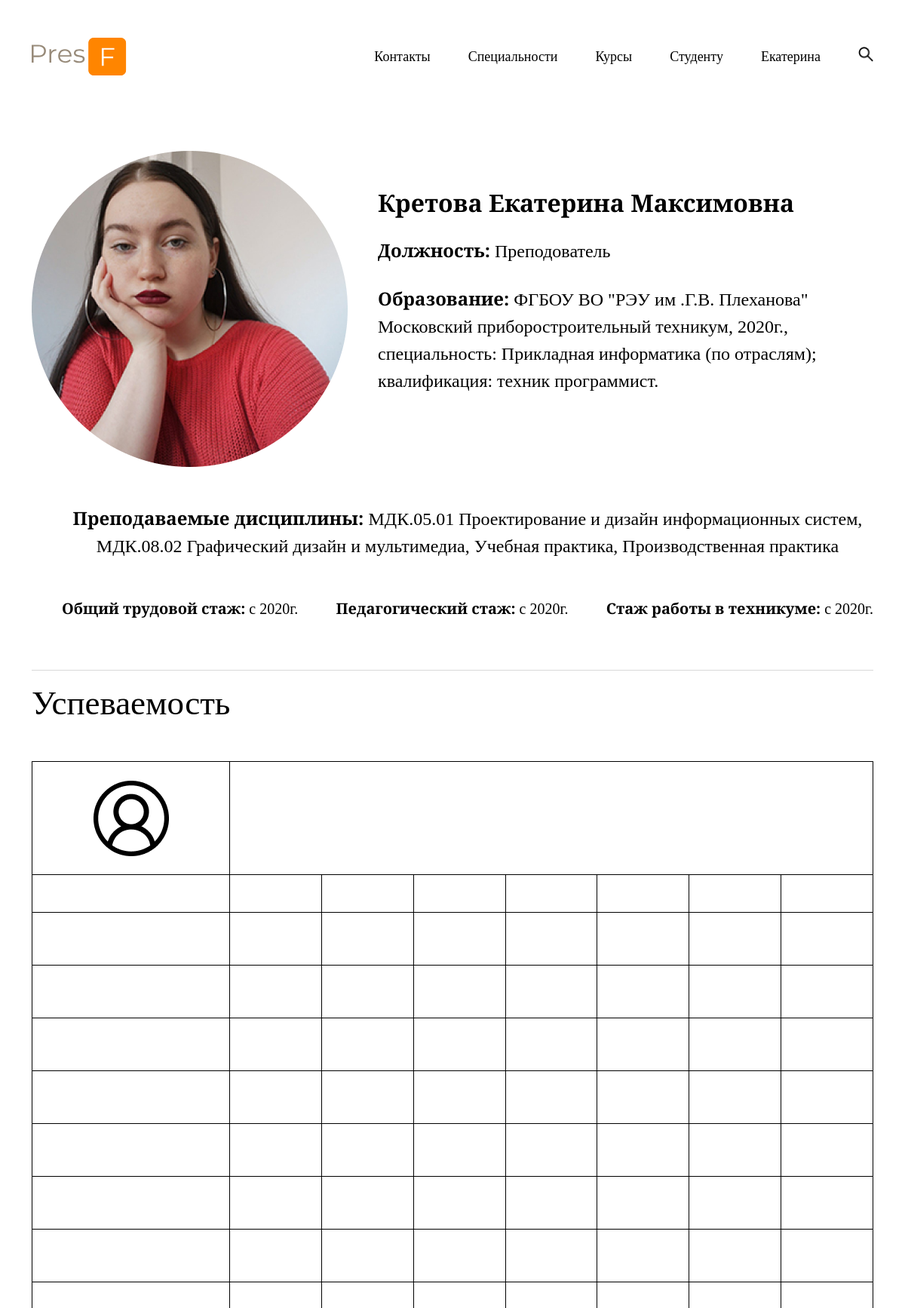
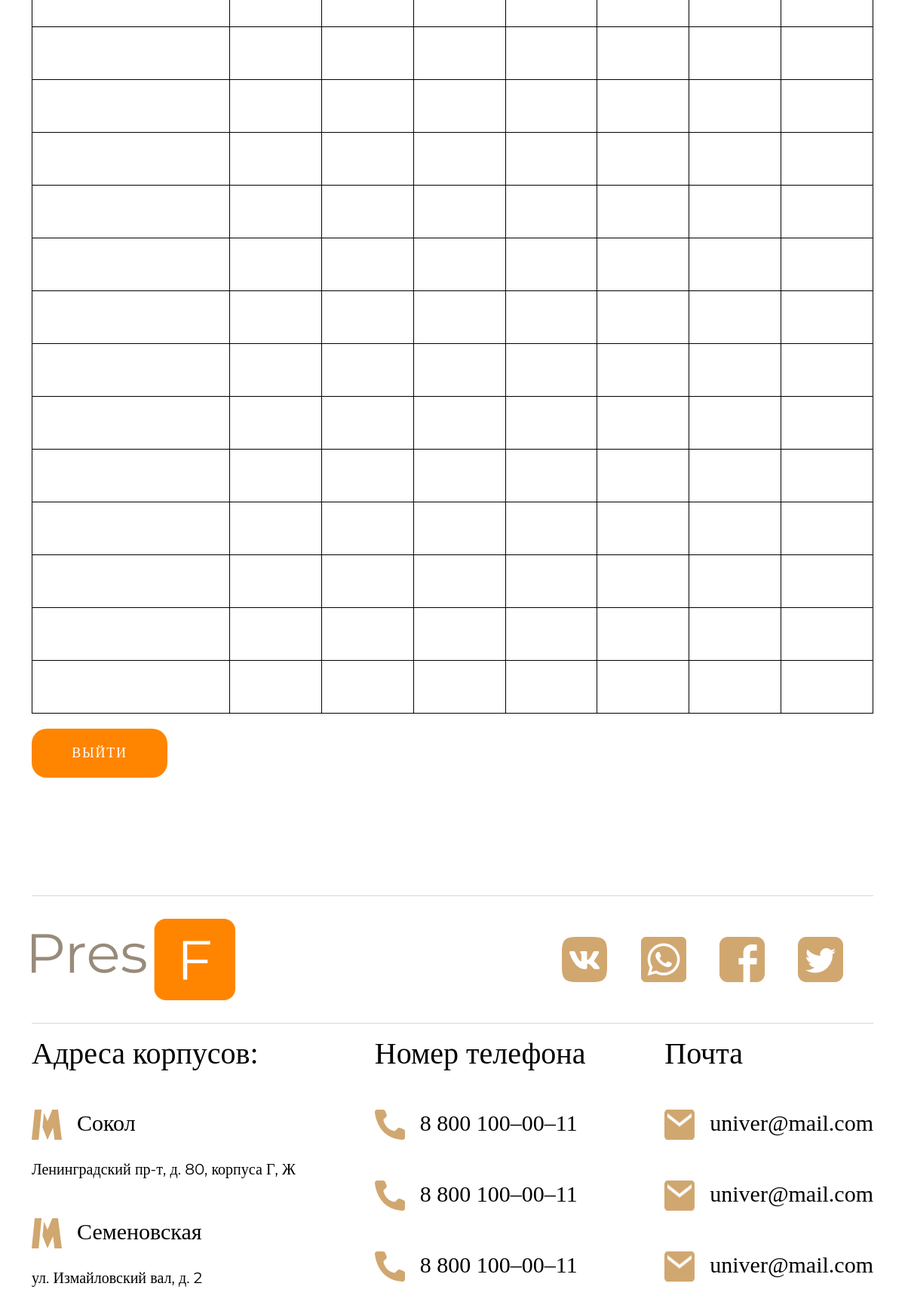
The page /prepod.php (signed in) on the database its author committed (2 pictures, top to bottom).
### tables this page shows
CREATE TABLE `professor` (
  `ID_Professor` int(11) NOT NULL,
  `Professor_name` varchar(200) DEFAULT NULL,
  `Last_name_professor` varchar(200) DEFAULT NULL,
  `Middle_name_professor` varchar(200) DEFAULT NULL,
  `Work_experience` varchar(200) DEFAULT NULL,
  `Teaching_experience` varchar(200) DEFAULT NULL,
  `College_work_experience` varchar(200) DEFAULT NULL,
  `photo` varchar(128) NOT NULL,
  `position` varchar(128) NOT NULL,
  `ID_Authorization` int(11) NOT NULL,
  `ID_Education` int(11) NOT NULL,
  `ID_Tables_by_roles` int(11) NOT NULL,
  `Disciplins` varchar(500) NOT NULL
);

CREATE TABLE `education` (
  `ID_Education` int(11) NOT NULL,
  `Type_of_education` varchar(500) NOT NULL
);

### html/Database.php (called while the page is built, shortened)
<?php
	class Database {
		private $host;
		private $port;
		private $db;
		private $db_usr;
		private $db_pwd;
		private $db_enc;
		public function __construct() {
			$conf = parse_ini_file("Database.ini");
			$this->host = $conf["host"];
			$this->port = $conf["port"];
			$this->db = $conf["db"];
			$this->db_usr = $conf["db_usr"];
			$this->db_pwd = $conf["db_pwd"];
			$this->db_enc = $conf["db_enc"];
		}
		private function getDb() {
			$this->conn = new PDO(
				"mysql:host=$this->host;
				port=$this->port;
				dbname=$this->db;
				charset=$this->db_enc",
				$this->db_usr,
				$this->db_pwd,
			);
			return $this->conn;
		}
		public function getRow($qry, $parm = array()) {
			$rslt = $this->getDb()->prepare($qry);
			$rslt->execute((array)$parm);
			return $rslt->fetch(PDO::FETCH_ASSOC);
			}
}

### html/prepod.php (the view, shortened to what this page needs)
<?php
require "Database.php";
$Database = new Database();
$qry = "SELECT * FROM professor INNER JOIN tables_by_roles ON professor.ID_Tables_by_roles = tables_by_roles.ID_Tables_by_roles INNER JOIN education ON professor.ID_Education = education.ID_Education ";
$user = $Database->getRow($qry);
$id = $user["Link_table"];
$gid = $user["Page_code"];
$csv = file_get_contents('https://docs.google.com/spreadsheets/d/' . $id . '/export?format=csv&gid=' . $gid);
$csv = explode("\r\n", $csv);
$array = array_map('str_getcsv', $csv);
?>
<!DOCTYPE html>
<html lang="en">
<head>
	<link rel="stylesheet" href="../css/bootstrap-reboot.min.css">
	<link rel="stylesheet" href="../css/bootstrap-grid.min.css">
	<link rel="stylesheet" href="../css/style.min.css">
	<link rel="stylesheet" href="../css/styd.min.css"><link rel="stylesheet" href="../css/personal.min.css">
	<link rel="stylesheet" href="../css/prepod.min.css">
</head>
<body>
	<header class="first_display">
		<div class="container">
			<div class="first_display_navigation">
				<a href="index.php"><img src="../icons/Logo.svg" alt="Logo"></a>
				<nav class="first_display_menu">
				<a href="contact.php" class="first_display_menu_btn">Контакты</a>
					<a href="specialnost.php" class="first_display_menu_btn">Специальности</a>
					<a href="curs.php" class="first_display_menu_btn">Курсы</a>
					<a href="styd.php" class="first_display_menu_btn">Студенту</a>
					<?php
							if (isset($_SESSION["rule"]) && $_SESSION["rule"] == 4)
								echo '<a href="prepod.php" class="first_display_menu_btn">'. $_SESSION["user_name"] .'</a>';
							elseif(isset($_SESSION["rule"]) && $_SESSION["rule"] == 3){
								echo '<a href="personal.php" class="first_display_menu_btn">'. $_SESSION["user_name"] .'</a>';
							}
							else{
								echo '<a href="login.php" class="first_display_menu_btn">Вход</a>';
							}
						?>
					<img src="../icons/search_black.png" alt="search" class="first_display_menu_btn_search" >
				</nav>
			</div>
		</div>
	</header>
	<section class="pers_data">
		<div class="container">
			<div class="pers_data_container">
				<img src="../img/prepod/Ellipse.png" alt="ava">
				<div class="pers_data_container_text">
					<h1><?=$user['Last_name_professor']?> <?= $user['Professor_name']?> <?= $user['Middle_name_professor']?></h1>
					<h2><b>Должность:</b> <?=$user['position']?></h2>
					<p><b>Образование:</b> <?=$user['Type_of_education']?></p>
				</div>
			</div>
			<div class="pers_data_dist">
				<p><b>Преподаваемые дисциплины: </b> <?=$user['Disciplins']?></p>
			</div>
			<div class="pers_data_stage">
				<p><b>Общий трудовой стаж:</b> с <?=$user['Work_experience']?></p>
				<p><b>Педагогический стаж:</b> с <?=$user['Teaching_experience']?></p>
				<p><b>Стаж работы в техникуме:</b> c <?=$user['College_work_experience']?></p>
			</div>
		</div>
	</section>
	<section class="table">
		<div class="container">
			<hr class="line">
			<h2 class="about_text">Успеваемость</h2>
			<table>
				<tr class="table_first_row">
					<th class="table_first_column">
						<img src="../icons/pers.png" alt="">
					</th>
					<th colspan="7" class="table_first_row_text" ><?=$array[0][1]?></th>
				</tr>
				<tr class="table_second_row">
					<td class="table_first_column"></td>
					<td><?=$array[1][1]?></td>
					<td><?=$array[1][2]?></td>
					<td><?=$array[1][3]?></td>
					<td><?=$array[1][4]?></td>
					<td><?=$array[1][5]?></td>
					<td><?=$array[1][6]?></td>
					<td><?=$array[1][7]?></td>
				</tr>
				<tr>
					<td class="table_first_column"><?=$array[2][0]?></td>
					<td><?=$array[2][1]?></td>
					<td><?=$array[2][2]?></td>
					<td><?=$array[2][3]?></td>
					<td><?=$array[2][4]?></td>
					<td><?=$array[2][5]?></td>
					<td><?=$array[2][6]?></td>
					<td><?=$array[2][7]?></td>
				</tr>
				<tr>
					<td class="table_first_column"><?=$array[2][0]?></td>
					<td><?=$array[2][1]?></td>
					<td><?=$array[2][2]?></td>
					<td><?=$array[2][3]?></td>
					<td><?=$array[2][4]?></td>
					<td><?=$array[2][5]?></td>
					<td><?=$array[2][6]?></td>
					<td><?=$array[2][7]?></td>
				</tr>
				<tr>
					<td class="table_first_column"><?=$array[2][0]?></td>
					<td><?=$array[2][1]?></td>
					<td><?=$array[2][2]?></td>
					<td><?=$array[2][3]?></td>
					<td><?=$array[2][4]?></td>
					<td><?=$array[2][5]?></td>
					<td><?=$array[2][6]?></td>
					<td><?=$array[2][7]?></td>
				</tr>
				<tr>
					<td class="table_first_column"><?=$array[2][0]?></td>
					<td><?=$array[2][1]?></td>
					<td><?=$array[2][2]?></td>
					<td><?=$array[2][3]?></td>
					<td><?=$array[2][4]?></td>
					<td><?=$array[2][5]?></td>
					<td><?=$array[2][6]?></td>
					<td><?=$array[2][7]?></td>
				</tr>
				<tr>
				<td class="table_first_column"><?=$array[3][0]?></td>
					<td><?=$array[3][1]?></td>
					<td><?=$array[3][2]?></td>
					<td><?=$array[3][3]?></td>
					<td><?=$array[3][4]?></td>
					<td><?=$array[3][5]?></td>
					<td><?=$array[3][6]?></td>
					<td><?=$array[3][7]?></td>
				</tr>
				<tr>
					<td class="table_first_column"><?=$array[4][0]?></td>
					<td><?=$array[4][1]?></td>
					<td><?=$array[4][2]?></td>
					<td><?=$array[4][3]?></td>
					<td><?=$array[4][4]?></td>
					<td><?=$array[4][5]?></td>
					<td><?=$array[4][6]?></td>
					<td><?=$array[4][7]?></td>
				</tr>
				<tr>
					<td class="table_first_column"><?=$array[5][0]?></td>
					<td><?=$array[5][1]?></td>
					<td><?=$array[5][2]?></td>
					<td><?=$array[5][3]?></td>
					<td><?=$array[5][4]?></td>
					<td><?=$array[5][5]?></td>
					<td><?=$array[5][6]?></td>
					<td><?=$array[5][7]?></td>
				</tr>
				<tr>
					<td class="table_first_column"><?=$array[6][0]?></td>
					<td><?=$array[6][1]?></td>
					<td><?=$array[6][2]?></td>
					<td><?=$array[6][3]?></td>
					<td><?=$array[6][4]?></td>
					<td><?=$array[6][5]?></td>
					<td><?=$array[6][6]?></td>
					<td><?=$array[6][7]?></td>
				</tr>
				<tr>
					<td class="table_first_column"><?=$array[7][0]?></td>
					<td><?=$array[7][1]?></td>
					<td><?=$array[7][2]?></td>
					<td><?=$array[7][3]?></td>
					<td><?=$array[7][4]?></td>
					<td><?=$array[7][5]?></td>
					<td><?=$array[7][6]?></td>
					<td><?=$array[7][7]?></td>
				</tr>
				<tr>
					<td class="table_first_column"><?=$array[8][0]?></td>
					<td><?=$array[8][1]?></td>
					<td><?=$array[8][2]?></td>
					<td><?=$array[8][3]?></td>
					<td><?=$array[8][4]?></td>
					<td><?=$array[8][5]?></td>
					<td><?=$array[8][6]?></td>
					<td><?=$array[8][7]?></td>
				</tr>
				<tr>
					<td class="table_first_column"><?=$array[9][0]?></td>
					<td><?=$array[9][1]?></td>
					<td><?=$array[9][2]?></td>
					<td><?=$array[9][3]?></td>
					<td><?=$array[9][4]?></td>
					<td><?=$array[9][5]?></td>
					<td><?=$array[9][6]?></td>
					<td><?=$array[9][7]?></td>
				</tr>
				<tr>
					<td class="table_first_column"><?=$array[10][0]?></td>
					<td><?=$array[10][1]?></td>
					<td><?=$array[10][2]?></td>
					<td><?=$array[10][3]?></td>
					<td><?=$array[10][4]?></td>
					<td><?=$array[10][5]?></td>
					<td><?=$array[10][6]?></td>
					<td><?=$array[10][7]?></td>
				</tr>
				<tr>
					<td class="table_first_column"><?=$array[11][0]?></td>
					<td><?=$array[11][1]?></td>
					<td><?=$array[11][2]?></td>
					<td><?=$array[11][3]?></td>
					<td><?=$array[11][4]?></td>
					<td><?=$array[11][5]?></td>
					<td><?=$array[11][6]?></td>
					<td><?=$array[11][7]?></td>
				</tr>
				<tr>
					<td class="table_first_column"><?=$array[12][0]?></td>
					<td><?=$array[12][1]?></td>
					<td><?=$array[12][2]?></td>
					<td><?=$array[12][3]?></td>
					<td><?=$array[12][4]?></td>
					<td><?=$array[12][5]?></td>
					<td><?=$array[12][6]?></td>
					<td><?=$array[12][7]?></td>
				</tr>
				<tr>
					<td class="table_first_column"><?=$array[13][0]?></td>
					<td><?=$array[13][1]?></td>
					<td><?=$array[13][2]?></td>
					<td><?=$array[13][3]?></td>
					<td><?=$array[13][4]?></td>
					<td><?=$array[13][5]?></td>
					<td><?=$array[13][6]?></td>
					<td><?=$array[13][7]?></td>
				</tr>
				<tr>
					<td class="table_first_column"><?=$array[14][0]?></td>
					<td><?=$array[14][1]?></td>
					<td><?=$array[14][2]?></td>
					<td><?=$array[14][3]?></td>
					<td><?=$array[14][4]?></td>
					<td><?=$array[14][5]?></td>
					<td><?=$array[14][6]?></td>
					<td><?=$array[14][7]?></td>
				</tr>
				<tr>
					<td class="table_first_column"><?=$array[15][0]?></td>
					<td><?=$array[15][1]?></td>
					<td><?=$array[15][2]?></td>
					<td><?=$array[15][3]?></td>
					<td><?=$array[15][4]?></td>
					<td><?=$array[15][5]?></td>
					<td><?=$array[15][6]?></td>
					<td><?=$array[15][7]?></td>
				</tr>
				<tr>
					<td class="table_first_column"><?=$array[16][0]?></td>
					<td><?=$array[16][1]?></td>
					<td><?=$array[16][2]?></td>
					<td><?=$array[16][3]?></td>
					<td><?=$array[16][4]?></td>
					<td><?=$array[16][5]?></td>
					<td><?=$array[16][6]?></td>
					<td><?=$array[16][7]?></td>
				</tr>
				<tr>
					<td class="table_first_column"><?=$array[17][0]?></td>
					<td><?=$array[17][1]?></td>
					<td><?=$array[17][2]?></td>
					<td><?=$array[17][3]?></td>
					<td><?=$array[17][4]?></td>
					<td><?=$array[17][5]?></td>
					<td><?=$array[17][6]?></td>
					<td><?=$array[17][7]?></td>
				</tr>
				<tr>
					<td class="table_first_column"><?=$array[18][0]?></td>
					<td><?=$array[18][1]?></td>
					<td><?=$array[18][2]?></td>
					<td><?=$array[18][3]?></td>
					<td><?=$array[18][4]?></td>
					<td><?=$array[18][5]?></td>
					<td><?=$array[18][6]?></td>
					<td><?=$array[18][7]?></td>
				</tr>
				<tr>
					<td class="table_first_column"><?=$array[19][0]?></td>
					<td><?=$array[19][1]?></td>
					<td><?=$array[19][2]?></td>
					<td><?=$array[19][3]?></td>
					<td><?=$array[19][4]?></td>
					<td><?=$array[19][5]?></td>
					<td><?=$array[19][6]?></td>
					<td><?=$array[19][7]?></td>
				</tr>
			</table>
		</div>
	</section>
	<section class="logout">
		<div class="container">
			<button class="btn" onclick="window.location.href='logout.php'">Выйти</button>
		</div>
	</section>
	<footer class="footer">
		<div class="container">
			<hr class="line">
			<div class="social">
				<img src="../icons/social/logo.png" alt="">
				<div class="social_container">
					<img src="../icons/social/Vector.png" alt="">
					<img src="../icons/social/Vector-1.png" alt="">
					<img src="../icons/social/Vector-2.png" alt="">
					<img src="../icons/social/Vector-3.png" alt="">
				</div>
			</div>
			<hr class="line">
			<div class="all_contact">
				<div class="footer_contact">
					<h2>Адреса корпусов:</h2>
					<div class="footer_contact_content">
						<div class="footer_contact_content_inner">
							<img src="../icons/m.png" alt="">
							<h3>Сокол</h3>
						</div>
						<p>Ленинградский пр-т, д. 80, корпуса Г,  Ж</p>
					</div>
					<div class="footer_contact_content">
						<div class="footer_contact_content_inner">
							<img src="../icons/m.png" alt="">
							<h3>Семеновская</h3>
						</div>
						<p>ул. Измайловский вал, д. 2</p>
					</div>
				</div>
				<div class="footer_contact">
					<h2>Номер телефона</h2>
					<div class="footer_contact_content">
						<div class="footer_contact_content_inner">
							<img src="../icons/p.png" alt="">
							<h3>8 800 100–00–11</h3>
						</div>
					</div>
					<div class="footer_contact_content">
						<div class="footer_contact_content_inner">
							<img src="../icons/p.png" alt="">
							<h3>8 800 100–00–11</h3>
						</div>
					</div>
					<div class="footer_contact_content">
						<div class="footer_contact_content_inner">
							<img src="../icons/p.png" alt="">
							<h3>8 800 100–00–11</h3>
						</div>
					</div>
				</div>
				<div class="footer_contact">
					<h2>Почта</h2>
					<div class="footer_contact_content">
						<div class="footer_contact_content_inner">
							<img src="../icons/em.png" alt="">
							<h3>univer@mail.com</h3>
						</div>
					</div>
					<div class="footer_contact_content">
						<div class="footer_contact_content_inner">
							<img src="../icons/em.png" alt="">
							<h3>univer@mail.com</h3>
						</div>
					</div>
					<div class="footer_contact_content">
						<div class="footer_contact_content_inner">
							<img src="../icons/em.png" alt="">
							<h3>univer@mail.com</h3>
						</div>
					</div>
				</div>
			</div>
		</div>
	</footer>
</body>
</html>

### rows shown on the page
professor: Last_name_professor "Кретова", Professor_name "Екатерина", Middle_name_professor "Максимовна", position "Преподователь", ID_Education.Type_of_education "ФГБОУ ВО \"РЭУ им .Г.В. Плеханова\" Московский приборостроительный техникум, 2020г., специальность: Прикладная информатика (по отраслям); квалификация: техник программист.", Disciplins "МДК.05.01 Проектирование и дизайн информационных систем, МДК.08.02 Графический дизайн и мультимедиа, Учебная практика, Производственная практика", Work_experience "2020г.", Teaching_experience "2020г.", College_work_experience "2020г."

### other values the page prints
$_SESSION["user_name"] "Екатерина"
